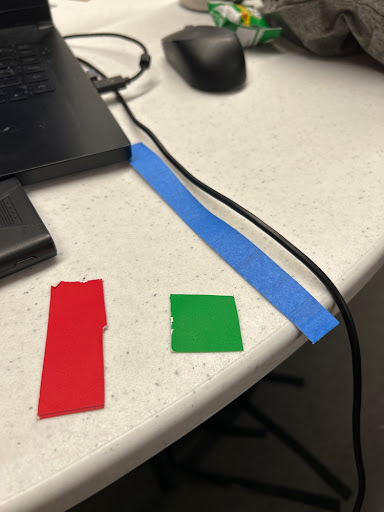
#> input picture MLH-App/test_image.jpg, 384 x 512 px
$ python proofofconcept.py
#> lines starting #> are read from the running program, lines starting #| are printed output that depends on the picture; after the words box and inside, x2 and y2 are one past the last pixel; in counts of white or black regions, pixels touching at a corner belong together
import cv2
import numpy as np

# Load your image
image_path = 'test_image.jpg'
frame = cv2.imread(image_path)
#> frame is the input picture: shape (512, 384, 3); mean B, G, R 122.8, 132.6, 140.3

if frame is None:
    print(f"Error: Could not find {image_path}. Make sure the file name matches!")
    exit()

# Resize for easier viewing on screen
frame = cv2.resize(frame, (800, 600))
#> frame: shape (600, 800, 3)

# Pre-processing: Blur slightly to blend the table speckles
blurred = cv2.GaussianBlur(frame, (5, 5), 0)
hsv = cv2.cvtColor(blurred, cv2.COLOR_BGR2HSV)
#> hsv: shape (600, 800, 3); mean H, S, V 36.3, 53.8, 147.9

# ========================================================
# ESTIMATED COLORS BASED ON YOUR PHOTO
# ========================================================

# 1. BLUE PAINTER'S TAPE
# Standard Blue is Hue 100-130.
# We set Saturation/Value min to 80 to avoid the grey table.
lower_blue = np.array([90, 80, 50])
upper_blue = np.array([130, 255, 255])

# 2. RED STRIP
# Red is tricky because it's at the start (0) AND end (180) of the color wheel.
# We combine two ranges to catch "Dark Red" and "Bright Red".
lower_red1 = np.array([0, 100, 100])
upper_red1 = np.array([10, 255, 255])
lower_red2 = np.array([160, 100, 100])
upper_red2 = np.array([180, 255, 255])

# 3. GREEN SQUARE
# Bright "Kelly Green" usually sits around Hue 40-80.
lower_green = np.array([40, 50, 50])
upper_green = np.array([90, 255, 255])

# ========================================================
# CREATE MASKS
# ========================================================

# Create Blue Mask
mask_blue = cv2.inRange(hsv, lower_blue, upper_blue)
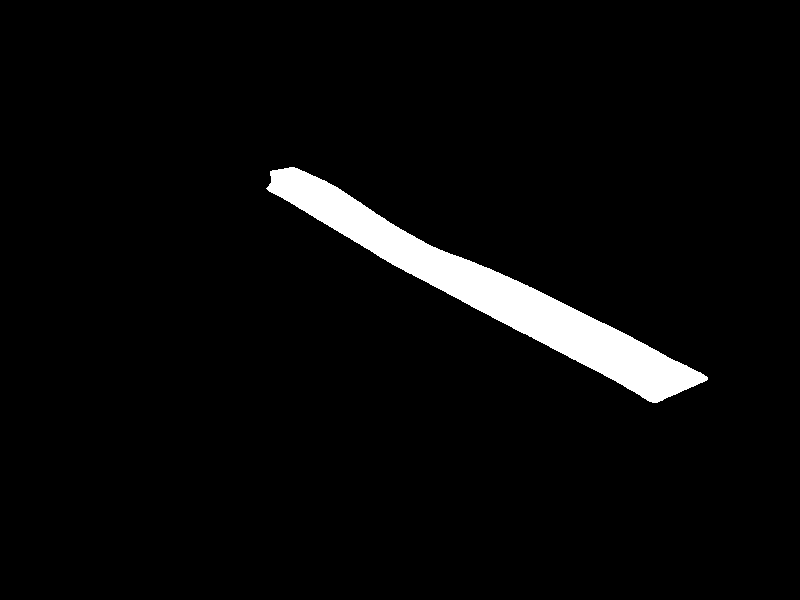
#> mask_blue: shape (600, 800); 3.9% white; 1 white region, box (x1, y1, x2, y2) and area: (266, 167, 708, 403) 18939

# Create Red Mask (Combine the two red ranges)
mask_red1 = cv2.inRange(hsv, lower_red1, upper_red1)
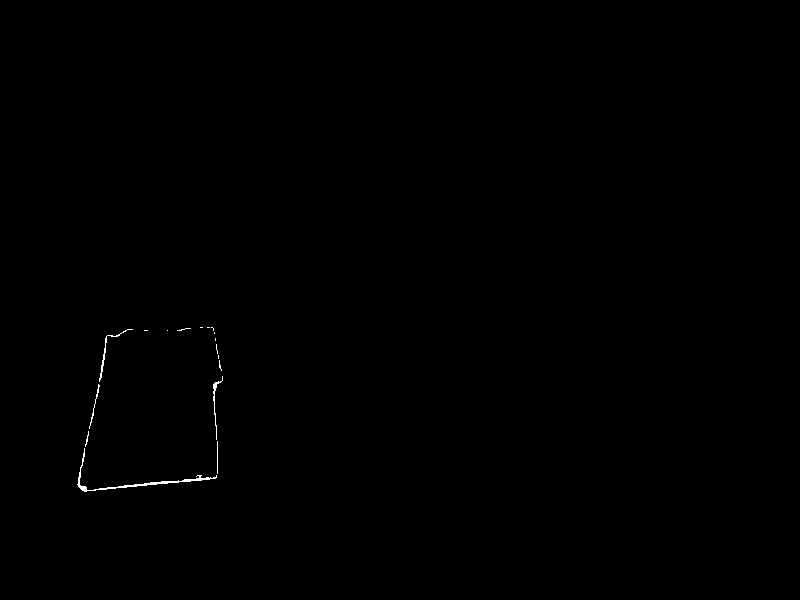
#> mask_red1: shape (600, 800); 0.17% white in thin lines or dots, all inside (x1, y1, x2, y2) = (77, 327, 223, 492)
mask_red2 = cv2.inRange(hsv, lower_red2, upper_red2)
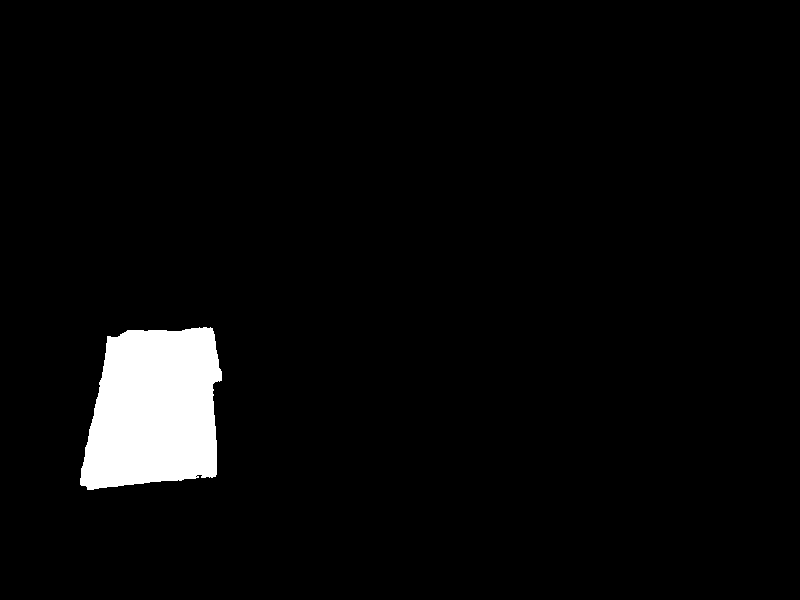
#> mask_red2: shape (600, 800); 3.9% white; 1 white region, box (x1, y1, x2, y2) and area: (80, 327, 222, 490) 18555
mask_red = mask_red1 + mask_red2
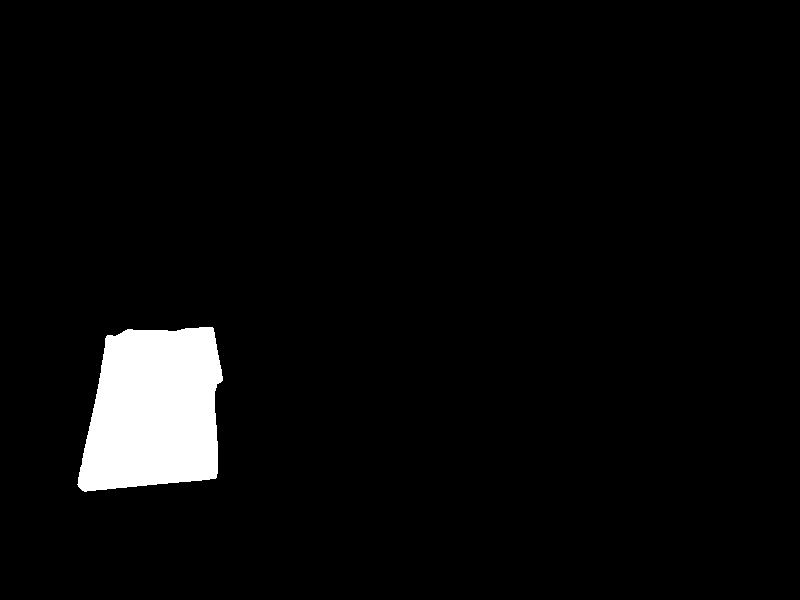
#> mask_red: shape (600, 800); 4% white; 1 white region, box (x1, y1, x2, y2) and area: (77, 327, 223, 492) 19347

# Create Green Mask
mask_green = cv2.inRange(hsv, lower_green, upper_green)
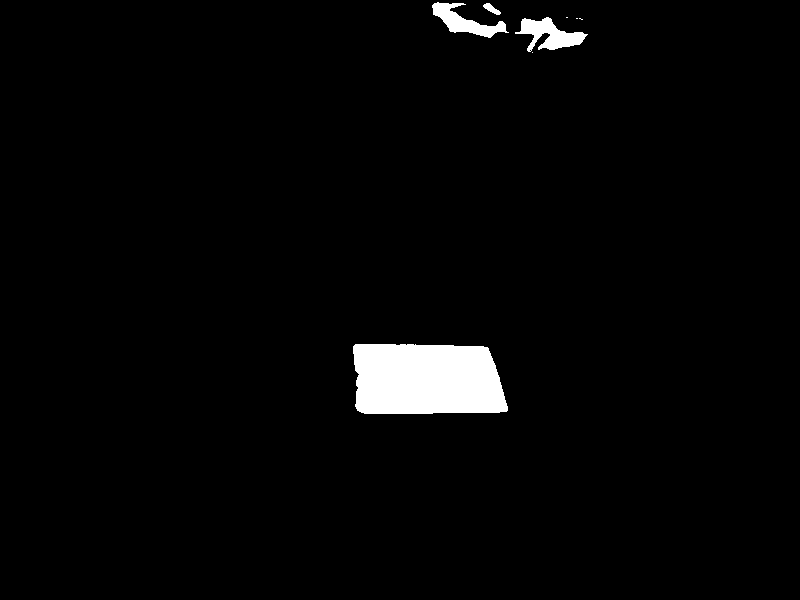
#> mask_green: shape (600, 800); 2.5% white; 8 white regions (4 under 20 px), largest, box (x1, y1, x2, y2) and area: (353, 344, 508, 414) 9839, (515, 17, 588, 52) 1198, (432, 2, 509, 38) 1082, (483, 3, 501, 15) 101

# ========================================================
# THE "SPECKLE ERASER" (Morphology)
# ========================================================
# This step removes the grey noise from your table texture.
kernel = np.ones((5,5), np.uint8)

mask_blue = cv2.morphologyEx(mask_blue, cv2.MORPH_OPEN, kernel)
#> mask_blue: shape (600, 800); 3.9% white; 1 white region, box (x1, y1, x2, y2) and area: (268, 167, 707, 403) 18932
mask_red = cv2.morphologyEx(mask_red, cv2.MORPH_OPEN, kernel)
#> mask_red: shape (600, 800); 4% white; 1 white region, box (x1, y1, x2, y2) and area: (78, 327, 223, 491) 19343
mask_green = cv2.morphologyEx(mask_green, cv2.MORPH_OPEN, kernel)
#> mask_green: shape (600, 800); 2.5% white; 4 white regions

# ========================================================
# VISUALIZATION
# ========================================================

# Draw outlines on the original image to show what we found
contours_blue, _ = cv2.findContours(mask_blue, cv2.RETR_TREE, cv2.CHAIN_APPROX_SIMPLE)
#> contours_blue = 1 contour; box (x1, y1, x2, y2) and area: (268, 167, 707, 403) 18482
cv2.drawContours(frame, contours_blue, -1, (255, 0, 0), 3) # Blue Outline

contours_red, _ = cv2.findContours(mask_red, cv2.RETR_TREE, cv2.CHAIN_APPROX_SIMPLE)
#> contours_red = 1 contour; box (x1, y1, x2, y2) and area: (78, 327, 223, 491) 19069
cv2.drawContours(frame, contours_red, -1, (0, 0, 255), 3) # Red Outline

contours_green, _ = cv2.findContours(mask_green, cv2.RETR_TREE, cv2.CHAIN_APPROX_SIMPLE)
#> contours_green = 4 contours; box (x1, y1, x2, y2) and area: (353, 344, 508, 414) 9628, (521, 18, 585, 50) 1000, (433, 3, 506, 37) 928, (485, 4, 493, 11) 36
cv2.drawContours(frame, contours_green, -1, (0, 255, 0), 3) # Green Outline
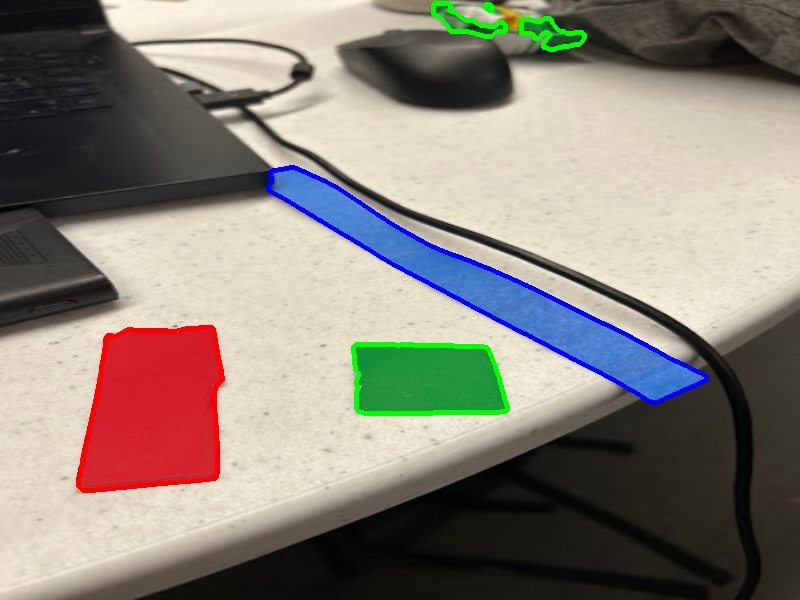
#> frame: shape (600, 800, 3); mean B, G, R 122, 131.5, 138.7

# Show results
cv2.imshow("Detected Colors (Press 'q' to quit)", frame)

# Optional: Show the Black & White masks to see how clean they are
combined_masks = cv2.resize(np.hstack([mask_blue, mask_red, mask_green]), (1200, 400))
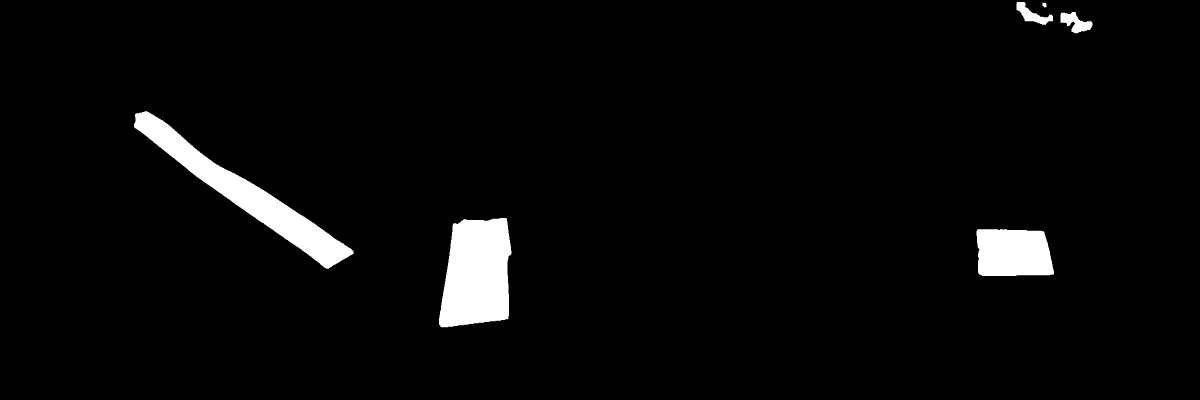
#> combined_masks: shape (400, 1200); min 0, max 255, mean 8.9
cv2.imshow("Debug Masks (Blue | Red | Green)", combined_masks)

cv2.waitKey(0)
cv2.destroyAllWindows()
